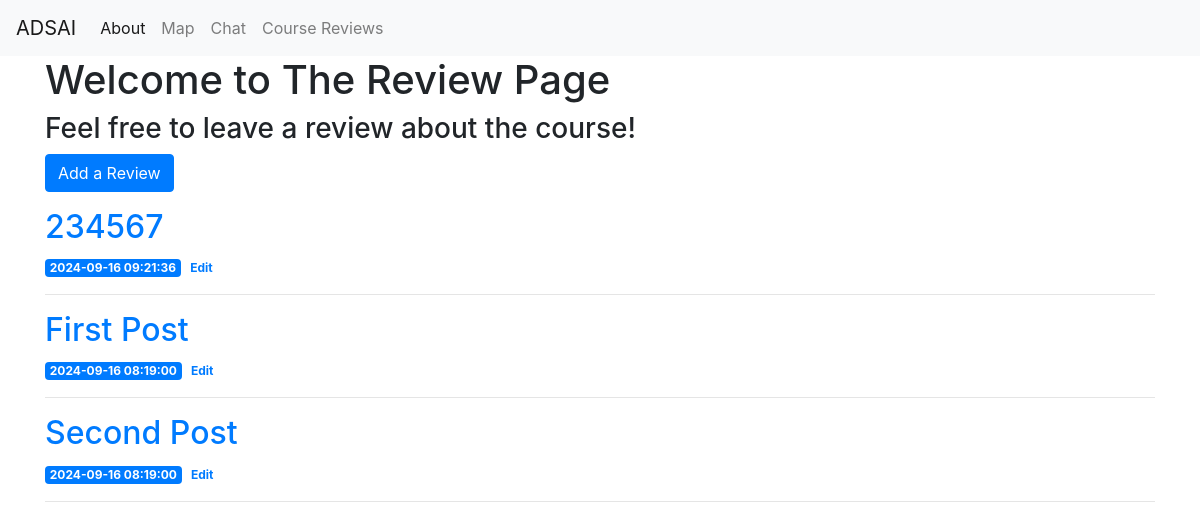
The app's page /Review, older data.
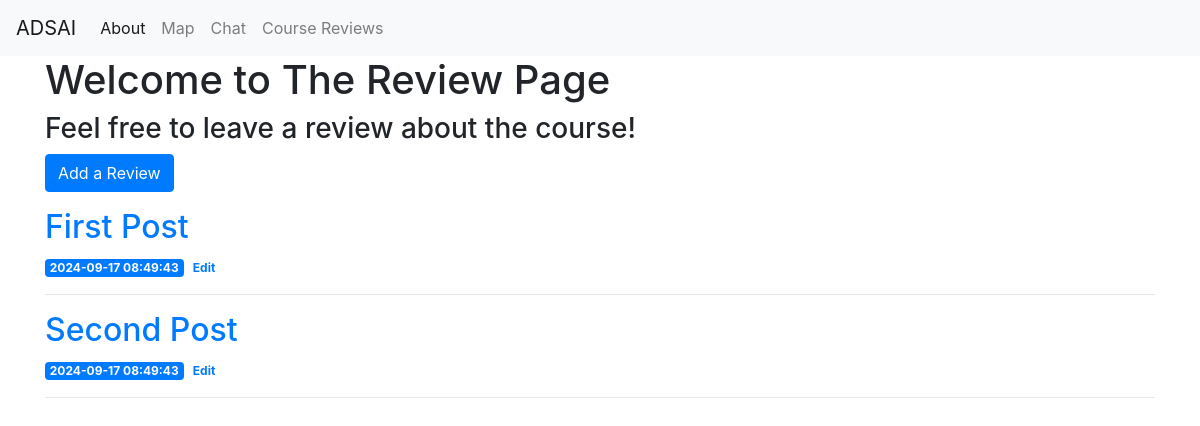
The same page, newer data.
### tables this page shows
CREATE TABLE posts (
    id INTEGER PRIMARY KEY AUTOINCREMENT,
    created TIMESTAMP NOT NULL DEFAULT CURRENT_TIMESTAMP,
    title TEXT NOT NULL,
    content TEXT NOT NULL
);

### app.py (the view)
@app.route('/Review', methods=('GET',))
def review():
    conn = get_db_connection()
    posts = conn.execute('SELECT * FROM posts ORDER BY Created DESC').fetchall()
    conn.close()
    return render_template('review.html', posts=posts)

### app.py (called while the page is built)
def get_db_connection():
    conn = sqlite3.connect('database.db')
    conn.row_factory = sqlite3.Row
    return conn

### templates/review.html
{% extends 'base.html' %}
{% block content %}
    <h1>{% block title %} Welcome to The Review Page{% endblock %}</h1>
    <h3>Feel free to leave a review about the course!</h3>
    <div class="form-group">
        <button type="submit" onclick="window.location.href = '{{url_for('create')}}' ;"class="btn btn-primary">Add a Review</button>
    </div>
    {% for post in posts %}
        <a href="{{ url_for('post', post_id=post['id'])}}" >
            <h2>{{ post['title']}}</h2>
        </a>
        <span class="badge badge-primary"> {{ post['created']}}</span>
        <a href="{{url_for('edit', id=post['id'])}}">
            <span class="badge badge warning">Edit</span>
        </a>
        <hr>
    {% endfor %}
{% endblock %}

### templates/base.html (shortened to what this page needs)
<!doctype html>
<html lang="en">
  <head>
    <link rel="stylesheet" href="https://stackpath.bootstrapcdn.com/bootstrap/4.3.1/css/bootstrap.min.css">
  </head>
  <body>
    <nav class="navbar navbar-expand-md navbar-light bg-light">
        <a class="navbar-brand" href="{{ url_for('index')}}">ADSAI</a>
        <div class="collapse navbar-collapse" id="navbarNav">
            <ul class="navbar-nav">
            <li class="nav-item active">
                <a class="nav-link" href="#">About</a>
            </li>
            <li class="nav-item">
                <a class="nav-link" href="{{url_for('map')}}">Map</a>
            </li>
                <a class="nav-link" href="{{url_for('chat')}}">Chat</a>
                <a class="nav-link" href="{{url_for('review')}}">Course Reviews</a>
            </ul>
        </div>
    </nav>
    <div class="container">
      {% block content %} {% endblock %}
    </div>
  </body>
</html>

Row changes from the older to the newer data that the page shows:
removed posts: title "234567", created "2024-09-16 09:21:36"
changed posts "First Post": created "2024-09-16 08:19:00" → "2024-09-17 08:49:43"
changed posts "Second Post": created "2024-09-16 08:19:00" → "2024-09-17 08:49:43"
